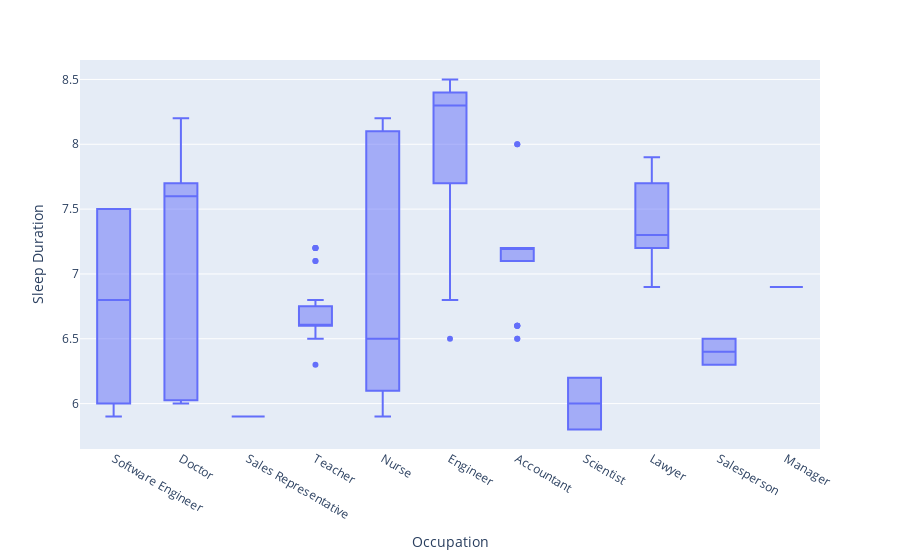

The cell this chart's notebook holds for it:
### Code cell
fig = px.box(noMV_df, x='Occupation', y="Sleep Duration")
fig.show()

### Figure 1 — Plotly figure (JSON) as saved in the notebook; plotly's stock layout.template omitted (floating-point values rounded to 4 significant figures; data arrays with more than 128 entries replaced by an {"elided": "..."} marker saying what was removed)
{"data": [{"alignmentgroup": "True", "hovertemplate": "Occupation=%{x}<br>Sleep Duration=%{y}<extra></extra>", "legendgroup": "", "marker": {"color": "#636efa"}, "name": "", "notched": false, "offsetgroup": "", "orientation": "v", "showlegend": false, "type": "box", "x": {"elided": "374 str values"}, "x0": " ", "xaxis": "x", "y": {"elided": "374 float values"}, "y0": " ", "yaxis": "y"}], "layout": {"boxmode": "group", "legend": {"tracegroupgap": 0}, "margin": {"t": 60}, "xaxis": {"anchor": "y", "domain": [0, 1], "title": {"text": "Occupation"}}, "yaxis": {"anchor": "x", "domain": [0, 1], "title": {"text": "Sleep Duration"}}}}
